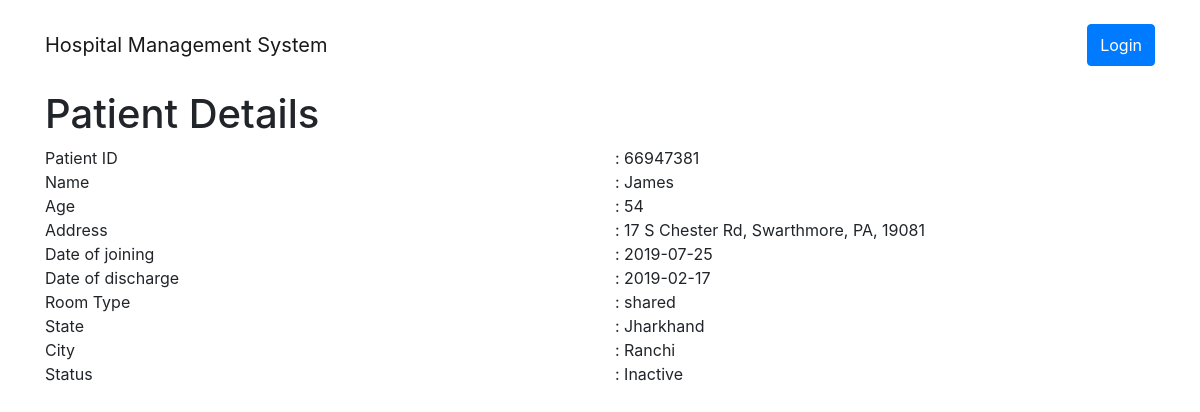
/show_patient_details?patient_id=66947381, run on the app's committed database.
### hms/models.py (models this page shows, shortened)
class Patient(db.Model):
	ssn = db.Column(db.Integer, nullable=False)
	patient_id = db.Column(db.Integer, primary_key=True)
	patient_name = db.Column(db.String(20), nullable=False)
	patient_address = db.Column(db.String(100), nullable=False)
	patient_age = db.Column(db.Integer, nullable=False)
	patient_DOJ = db.Column(db.Date, nullable=False)
	patient_DOD = db.Column(db.Date, nullable=True)
	patient_room_type = db.Column(db.String(10), nullable=False)
	patient_state = db.Column(db.String(20), nullable=False)
	patient_city = db.Column(db.String(20), nullable=False)
	patient_status = db.Column(db.String(10), nullable=False)
	medicines = db.relationship('Medicine', backref='patient', lazy=True)
	diagnostics = db.relationship('Diagnostics', backref='patient', lazy=True)

### hms/routes.py (the view)
@app.route('/show_patient_details')
def show_patient_details():
	patient_id = request.args.get('patient_id', None, type=int)
	if not patient_id:
		flash("Patient Not Found!!!", category="danger")
		return redirect(url_for('search_patient'))
	else:
		patient = Patient.query.filter_by(patient_id=patient_id).first()
		if not patient:
			flash("Patient Not Found!!!", category="danger")
			return redirect(url_for('search_patient'))
		else:
			med_total_amount = 0
			diag_total_amount = 0
			for medicine in patient.medicines:
				med_total_amount += medicine.medicine_amount
			for diagnostic in patient.diagnostics:
				diag_total_amount += diagnostic.diagnostics_amount
			return render_template('show_patient_details.html', title="Patient Details", patient=patient, med_total_amount=med_total_amount, diag_total_amount=diag_total_amount)

### hms/templates/show_patient_details.html (shortened to what this page needs)
{% extends 'layout.html' %}
{% block content %}
<section>
	<h1>Patient Details</h1>
	<div class="row">
		<div class="col">
			Patient ID <br>
			Name <br>
			Age	<br>
			Address <br>
			Date of joining <br>
			Date of discharge <br>
			Room Type <br>
			State <br>
			City <br>
			Status <br>
		</div>
		<div class="col pr-auto">
			: {{ patient.patient_id }} <br>
			: {{ patient.patient_name }} <br>
			: {{ patient.patient_age }} <br>
			: {{ patient.patient_address }} <br>
			: {{ patient.patient_DOJ }} <br>
			{% if patient.patient_DOD.strftime("%Y-%B-%d") == "3000-January-01" %}
			: Not Discharged Yet <br>
			{% else %}
			: {{ patient.patient_DOD }} <br>
			{% endif %}
			: {{ patient.patient_room_type }} <br>
			: {{ patient.patient_state }} <br>
			: {{ patient.patient_city }} <br>
			: {{ patient.patient_status }} <br>
		</div>
	</div>
	<br>
</section>
{% endblock content %}

### data on the page
Patient: patient_id "66947381", patient_name "James", patient_age "54", patient_address "17 S Chester Rd, Swarthmore, PA, 19081", patient_DOJ "2019-07-25", patient_DOD "2019-02-17", patient_room_type "shared", patient_state "Jharkhand", patient_city "Ranchi", patient_status "Inactive"
